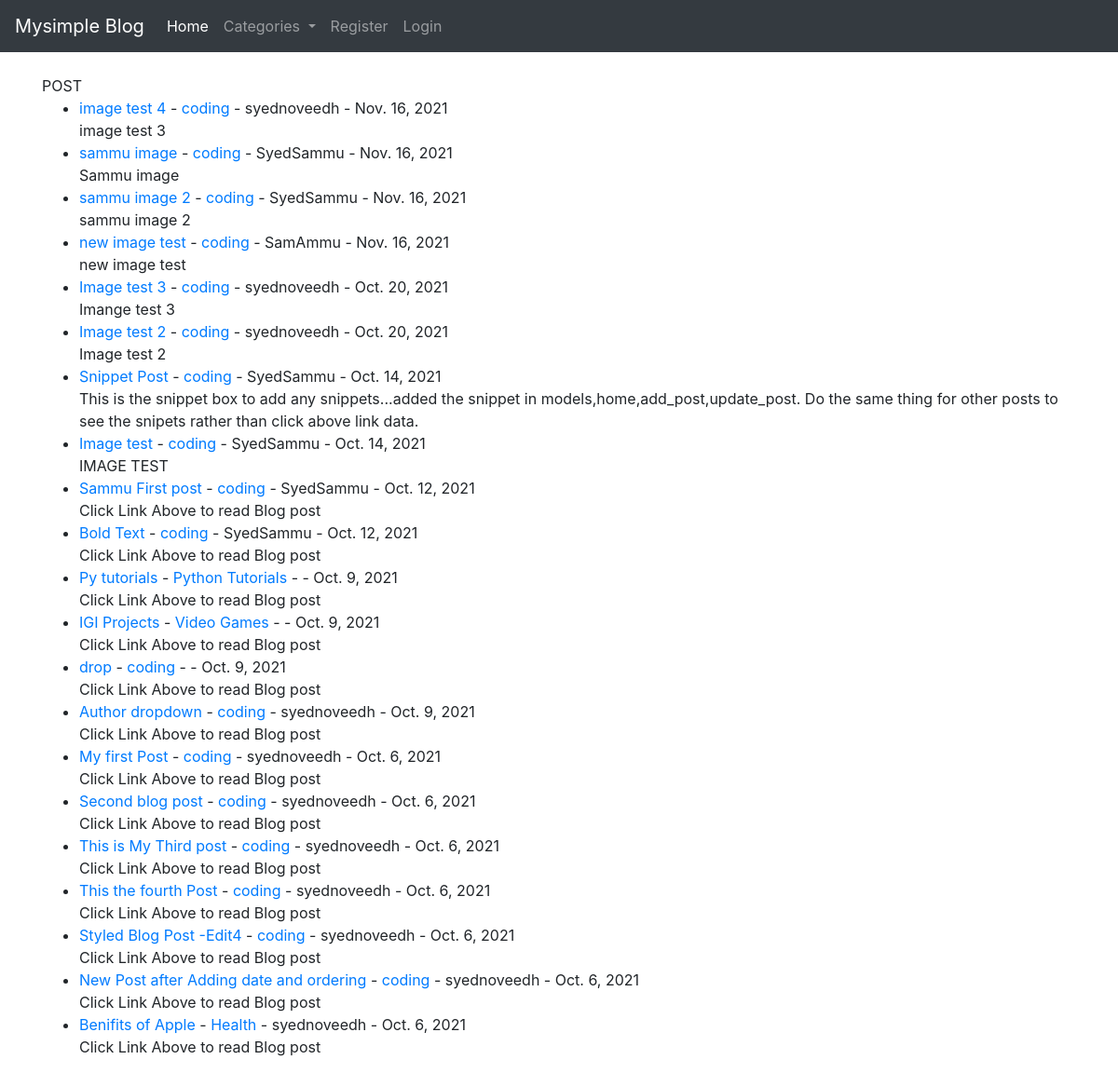
The page / on the database its author committed.
### mysimpleblog/models.py (models this page shows, shortened)
class Post(models.Model):
    title = models.CharField(max_length=255)
    title_tag = models.CharField(max_length=255)
    author = models.ForeignKey(User, on_delete=models.CASCADE)
    body = RichTextField(blank= True, null = True)
    post_date = models.DateField(auto_now_add=True)
    category = models.CharField(max_length=255, default='coding')
    likes = models.ManyToManyField(User, related_name='blog_post')
    snippet = models.CharField(max_length=255)  #Here removed the default content, no need to do make migrations if we remove these deaults. first time if u add an object then you need to makemigrations, make migrate
    header_image = models.ImageField(null = True, blank=True, upload_to = "images/")

### mysimpleblog/views.py (the view)
# urls.py: path('', HomeView.as_view(), name='home'),
class HomeView(ListView):
    model = Post  # Post is coming from the model.py
    template_name = 'home.html'
    ordering = ['-post_date']
    def get_context_data(self, *args, **kwargs):
        cat_menu = Category.objects.all()
        context = super(HomeView, self).get_context_data(*args, **kwargs)
        context["cat_menu"] = cat_menu
        return context

### mysimpleblog/models.py (called while the page is built)
    def __str__(self):
        return self.name

### mysimpleblog/templates/home.html (shortened to what this page needs)
{% extends 'base.html' %}
{% block content %}
<h1> POST </h1>
<ul>
{% for post  in  object_list %}
    <li><a href="{% url 'article-detail' post.pk %}"> {{ post.title }}</a>
    - <a href="{% url 'category' post.category %}"">{{ post.category }}</a>
    - {{ post.author.first_name }}{{ post.author.last_name }}
    - {{ post.post_date }}
     <br/>
    {{ post.snippet }}</li>
{% endfor %}
</ul>
{% endblock %}

### rows shown on the page
Post: title "image test 4", category "coding", author.first_name "syed", author.last_name "noveedh", post_date "Nov. 16, 2021", snippet "image test 3"
Post: title "sammu image", category "coding", author.first_name "Syed", author.last_name "Sammu", post_date "Nov. 16, 2021", snippet "Sammu image"
Post: title "sammu image 2", category "coding", author.first_name "Syed", author.last_name "Sammu", post_date "Nov. 16, 2021", snippet "sammu image 2"
Post: title "new image test", category "coding", author.first_name "Sam", author.last_name "Ammu", post_date "Nov. 16, 2021", snippet "new image test"
Post: title "Image test 3", category "coding", author.first_name "syed", author.last_name "noveedh", post_date "Oct. 20, 2021", snippet "Imange test 3"
Post: title "Image test 2", category "coding", author.first_name "syed", author.last_name "noveedh", post_date "Oct. 20, 2021", snippet "Image test 2"
Post: title "Snippet Post", category "coding", author.first_name "Syed", author.last_name "Sammu", post_date "Oct. 14, 2021", snippet "This is the snippet box to add any snippets...added the snippet in models,home,add_post,update_post. Do the same thing for other posts to see the snipets rather than click above link data."
Post: title "Image test", category "coding", author.first_name "Syed", author.last_name "Sammu", post_date "Oct. 14, 2021", snippet "IMAGE TEST"
Post: title "Sammu First post", category "coding", author.first_name "Syed", author.last_name "Sammu", post_date "Oct. 12, 2021", snippet "Click Link Above to read Blog post"
Post: title "Bold Text", category "coding", author.first_name "Syed", author.last_name "Sammu", post_date "Oct. 12, 2021", snippet "Click Link Above to read Blog post"
Post: title "Py tutorials", category "Python Tutorials", post_date "Oct. 9, 2021", snippet "Click Link Above to read Blog post"
Post: title "IGI Projects", category "Video Games", post_date "Oct. 9, 2021", snippet "Click Link Above to read Blog post"
Post: title "drop", category "coding", post_date "Oct. 9, 2021", snippet "Click Link Above to read Blog post"
Post: title "Author dropdown", category "coding", author.first_name "syed", author.last_name "noveedh", post_date "Oct. 9, 2021", snippet "Click Link Above to read Blog post"
Post: title "My first Post", category "coding", author.first_name "syed", author.last_name "noveedh", post_date "Oct. 6, 2021", snippet "Click Link Above to read Blog post"
Post: title "Second blog post", category "coding", author.first_name "syed", author.last_name "noveedh", post_date "Oct. 6, 2021", snippet "Click Link Above to read Blog post"
Post: title "This is My Third post", category "coding", author.first_name "syed", author.last_name "noveedh", post_date "Oct. 6, 2021", snippet "Click Link Above to read Blog post"
Post: title "This the fourth Post", category "coding", author.first_name "syed", author.last_name "noveedh", post_date "Oct. 6, 2021", snippet "Click Link Above to read Blog post"
Post: title "Styled Blog Post -Edit4", category "coding", author.first_name "syed", author.last_name "noveedh", post_date "Oct. 6, 2021", snippet "Click Link Above to read Blog post"
Post: title "New Post after Adding date and ordering", category "coding", author.first_name "syed", author.last_name "noveedh", post_date "Oct. 6, 2021", snippet "Click Link Above to read Blog post"
Post: title "Benifits of Apple", category "Health", author.first_name "syed", author.last_name "noveedh", post_date "Oct. 6, 2021", snippet "Click Link Above to read Blog post"
